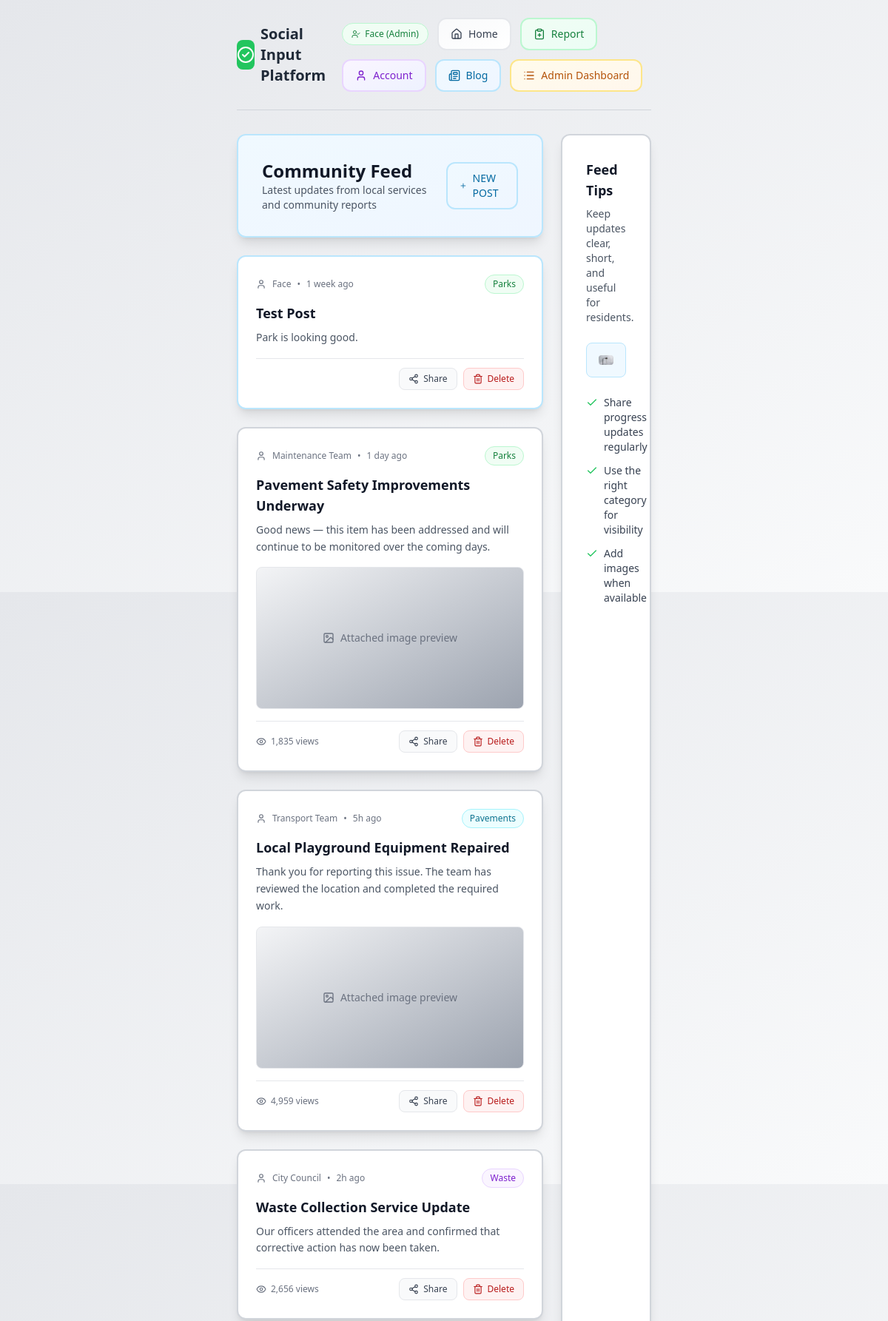
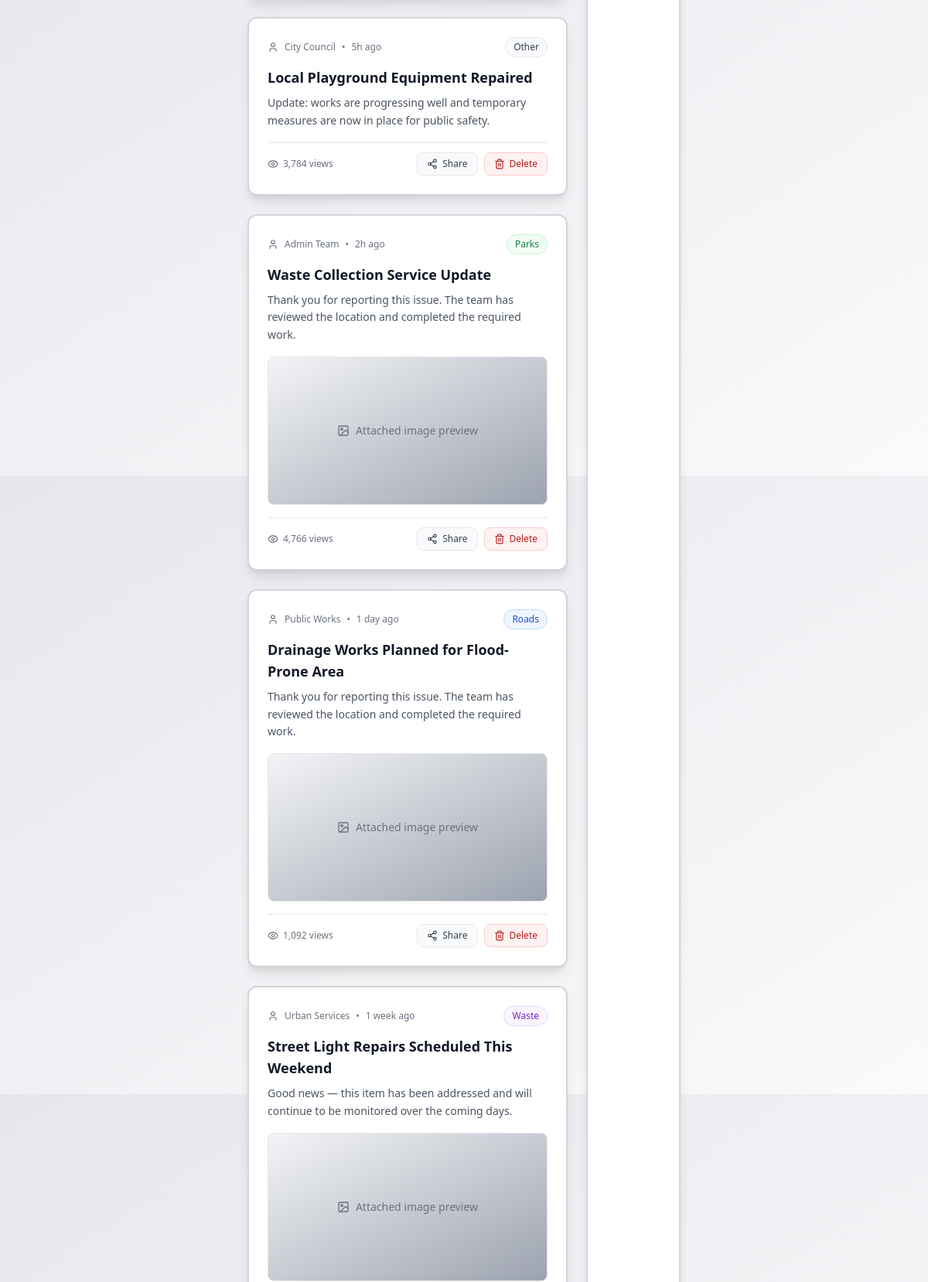
The app's page /blog.php (signed in, upper part) with its own data (2 pictures, top to bottom).
### tables this page shows
CREATE TABLE "blog_posts" (
    id         INTEGER PRIMARY KEY AUTOINCREMENT,
    title      TEXT    NOT NULL,
    category   TEXT    NOT NULL,
    content    TEXT    NOT NULL,
    "author_username" TEXT,
    created_at DATETIME DEFAULT CURRENT_TIMESTAMP,
    FOREIGN KEY ("author_username") REFERENCES users (id)
);

### blog.php (the view, shortened to what this page needs)
<?php
$dbFile   = __DIR__ . DIRECTORY_SEPARATOR . 'DATABASE' . DIRECTORY_SEPARATOR . 'reports.sqlite';
$realPosts = [];
try {
	$pdo = new PDO('sqlite:' . $dbFile);
	$pdo->setAttribute(PDO::ATTR_ERRMODE, PDO::ERRMODE_EXCEPTION);
	$stmt      = $pdo->query('SELECT id, title, category, content, author_username, created_at FROM blog_posts ORDER BY created_at DESC');
	$realPosts = $stmt->fetchAll(PDO::FETCH_ASSOC);
} catch (PDOException $e) {
}
function blog_relative_time($datetime) {
	$ts   = is_numeric($datetime) ? (int)$datetime : strtotime($datetime);
	$diff = time() - $ts;
	$units = [31536000 => 'year', 2592000 => 'month', 604800 => 'week', 86400 => 'day', 3600 => 'hour', 60 => 'minute'];
	foreach ($units as $secs => $name) {
		if ($diff >= $secs) {
			$v = (int)floor($diff / $secs);
			return $v . ' ' . $name . ($v === 1 ? '' : 's') . ' ago';
		}
	}
	return 'just now';
}
$titles = [
	'Road Resurfacing Completed on Main Street',
	'New Park Benches Installed in Riverside Gardens',
	'Street Light Repairs Scheduled This Weekend',
	'Community Clean-up Drive Success',
	'Traffic Signal Upgrade Near City Centre',
	'Pavement Safety Improvements Underway',
	'Waste Collection Service Update',
	'Public Transport Stop Maintenance Notice',
	'Local Playground Equipment Repaired',
	'Drainage Works Planned for Flood-Prone Area'
];
$authors = ['City Council', 'Transport Team', 'Parks Department', 'Community Officer', 'Maintenance Team', 'Public Works', 'Urban Services', 'Admin Team'];
$categories = ['Roads', 'Parks', 'Lighting', 'Waste', 'Pavements', 'Other'];
$times = ['2h ago', '5h ago', '1 day ago', '2 days ago', '3 days ago', '1 week ago'];
$descriptions = [
	'Thank you for reporting this issue. The team has reviewed the location and completed the required work.',
	'We have logged this concern and scheduled the appropriate team to inspect and resolve it shortly.',
	'Update: works are progressing well and temporary measures are now in place for public safety.',
	'Good news — this item has been addressed and will continue to be monitored over the coming days.',
	'Our officers attended the area and confirmed that corrective action has now been taken.',
	'This case was prioritised based on community feedback and has now reached completion.',
	'A follow-up inspection is planned to ensure long-term quality and safety standards are met.',
	'Thanks for your patience. The issue has been forwarded, tracked, and actioned by the relevant service.'
];
?>
<!DOCTYPE html>
<html lang="en">
<head>
	<script src="https://cdn.tailwindcss.com"></script>
</head>
<body class="bg-gradient-to-br from-gray-200 to-gray-50 min-h-screen p-6 px-80">
	<?php include __DIR__ . '/ASSETS/header.php'; ?>
	<div class="grid grid-cols-1 lg:grid-cols-4 gap-6">
		<div class="lg:col-span-3 space-y-6">
			<div class="bg-gradient-to-br from-sky-50 to-blue-50 p-8 rounded-xl shadow-lg border-2 border-sky-200">
				<div class="flex items-center justify-between">
					<div>
						<h1 class="text-2xl font-bold text-gray-900">Community Feed</h1>
						<p class="text-sm text-gray-600">Latest updates from local services and community reports</p>
					</div>
					<a href="new_post.php" class="group relative text-sm px-4 py-2.5 rounded-xl bg-gradient-to-br from-sky-50 to-blue-50 border-2 border-sky-200 text-sky-700 hover:border-sky-300 hover:shadow-md transition-all duration-200 font-medium">
						<span class="flex items-center gap-2">
							<i data-lucide="plus" class="w-4 h-4 group-hover:scale-110 transition-transform"></i>
							NEW POST
						</span>
					</a>
				</div>
			</div>
			<?php
			$badgeStyles = [
				'Roads'          => 'bg-blue-50 text-blue-700 border-blue-200',
				'Parks'          => 'bg-green-50 text-green-700 border-green-200',
				'Lighting'       => 'bg-amber-50 text-amber-700 border-amber-200',
				'Waste'          => 'bg-purple-50 text-purple-700 border-purple-200',
				'Pavements'      => 'bg-cyan-50 text-cyan-700 border-cyan-200',
				'Sanitation'     => 'bg-orange-50 text-orange-700 border-orange-200',
				'Infrastructure' => 'bg-indigo-50 text-indigo-700 border-indigo-200',
				'Community'      => 'bg-teal-50 text-teal-700 border-teal-200',
				'Other'          => 'bg-gray-50 text-gray-700 border-gray-200',
			];
			?>
			<?php foreach ($realPosts as $post):
				$badgeClass = $badgeStyles[$post['category']] ?? $badgeStyles['Other'];
				$relTime    = blog_relative_time($post['created_at']);
			?>
				<article class="bg-white p-6 rounded-xl shadow-lg border-2 border-sky-200">
					<div class="flex items-center justify-between mb-3">
						<div class="flex items-center gap-2 text-xs text-gray-500">
							<i data-lucide="user" class="w-3.5 h-3.5"></i>
							<span><?php echo htmlspecialchars($post['author_username'] ?? 'Community'); ?></span>
							<span>•</span>
							<span><?php echo htmlspecialchars($relTime); ?></span>
						</div>
						<span class="text-xs px-2.5 py-1 rounded-full border <?php echo $badgeClass; ?>">
							<?php echo htmlspecialchars($post['category']); ?>
						</span>
					</div>
					<h2 class="text-lg font-bold text-gray-900 mb-2"><?php echo htmlspecialchars($post['title']); ?></h2>
					<p class="text-sm text-gray-600 leading-relaxed"><?php echo nl2br(htmlspecialchars($post['content'])); ?></p>
					<div class="mt-4 pt-3 border-t border-gray-200 flex items-center justify-end">
						<div class="flex items-center gap-2">
							<button type="button" class="share-btn inline-flex items-center gap-1.5 px-3 py-1.5 text-xs rounded-lg border border-gray-200 bg-gray-50 text-gray-700 hover:bg-gray-100 transition">
								<i data-lucide="share-2" class="w-3.5 h-3.5"></i>
								<span class="share-text">Share</span>
							</button>
							<?php if (!empty($_SESSION['is_admin'])): ?>
								<form method="POST" onsubmit="return confirm('Delete this post?');">
									<button type="submit" class="inline-flex items-center gap-1.5 px-3 py-1.5 text-xs rounded-lg border border-red-200 bg-red-50 text-red-700 hover:bg-red-100 transition">
										<i data-lucide="trash-2" class="w-3.5 h-3.5"></i>
										Delete
									</button>
								</form>
							<?php endif; ?>
						</div>
					</div>
				</article>
			<?php endforeach; ?>
			<?php for ($i = 0; $i < 50; $i++): ?>
				<?php
					$title       = $titles[array_rand($titles)];
					$author      = $authors[array_rand($authors)];
					$category    = $categories[array_rand($categories)];
					$time        = $times[array_rand($times)];
					$description = $descriptions[array_rand($descriptions)];
					$hasImage    = rand(0, 1) === 1;
					$views       = rand(50, 5000);
					$badgeClass  = $badgeStyles[$category] ?? $badgeStyles['Other'];
				?>
				<article class="bg-white p-6 rounded-xl shadow-lg border-2 border-gray-300">
					<div class="flex items-center justify-between mb-3">
						<div class="flex items-center gap-2 text-xs text-gray-500">
							<i data-lucide="user" class="w-3.5 h-3.5"></i>
							<span><?php echo htmlspecialchars($author); ?></span>
							<span>•</span>
							<span><?php echo htmlspecialchars($time); ?></span>
						</div>
						<span class="text-xs px-2.5 py-1 rounded-full border <?php echo $badgeClass; ?>">
							<?php echo htmlspecialchars($category); ?>
						</span>
					</div>
					<h2 class="text-lg font-bold text-gray-900 mb-2"><?php echo htmlspecialchars($title); ?></h2>
					<p class="text-sm text-gray-600 leading-relaxed mb-4"><?php echo htmlspecialchars($description); ?></p>
					<?php if ($hasImage): ?>
						<div class="h-48 rounded-lg border border-gray-200 bg-gradient-to-br from-gray-100 to-gray-400 flex items-center justify-center text-gray-500 text-sm">
							<span class="inline-flex items-center gap-2">
								<i data-lucide="image" class="w-4 h-4"></i>
								Attached image preview
							</span>
						</div>
					<?php endif; ?>
					<div class="mt-4 pt-3 border-t border-gray-200 flex items-center justify-between">
						<div class="inline-flex items-center gap-1.5 text-xs text-gray-500">
							<i data-lucide="eye" class="w-3.5 h-3.5"></i>
							<span><?php echo number_format($views); ?> views</span>
						</div>
						<div class="flex items-center gap-2">
							<button type="button" class="share-btn inline-flex items-center gap-1.5 px-3 py-1.5 text-xs rounded-lg border border-gray-200 bg-gray-50 text-gray-700 hover:bg-gray-100 transition">
								<i data-lucide="share-2" class="w-3.5 h-3.5"></i>
								<span class="share-text">Share</span>
							</button>
							<?php if (!empty($_SESSION['is_admin'])): ?>
								<button type="button" class="inline-flex items-center gap-1.5 px-3 py-1.5 text-xs rounded-lg border border-red-200 bg-red-50 text-red-700 hover:bg-red-100 transition">
									<i data-lucide="trash-2" class="w-3.5 h-3.5"></i>
									Delete
								</button>
							<?php endif; ?>
						</div>
					</div>
				</article>
			<?php endfor; ?>
		</div>
		<aside class="bg-white p-8 rounded-xl shadow-lg border-2 border-gray-300 space-y-6">
			<div>
				<h2 class="text-lg font-bold text-gray-900 mb-2">Feed Tips</h2>
				<p class="text-sm text-gray-600">Keep updates clear, short, and useful for residents.</p>
			</div>
			<div class="bg-sky-50 p-4 rounded-lg border border-sky-200">
				<img src="IMAGES/lamp.png" alt="Community" class="w-full h-auto rounded">
			</div>
			<ul class="space-y-3 text-sm text-gray-700">
				<li class="flex items-start gap-2">
					<i data-lucide="check" class="w-4 h-4 text-green-500 mt-0.5 flex-shrink-0"></i>
					<span>Share progress updates regularly</span>
				</li>
				<li class="flex items-start gap-2">
					<i data-lucide="check" class="w-4 h-4 text-green-500 mt-0.5 flex-shrink-0"></i>
					<span>Use the right category for visibility</span>
				</li>
				<li class="flex items-start gap-2">
					<i data-lucide="check" class="w-4 h-4 text-green-500 mt-0.5 flex-shrink-0"></i>
					<span>Add images when available</span>
				</li>
			</ul>
		</aside>
	</div>
</body>
</html>

### records on screen
blog_posts: author_username "Face", created_at "1 week ago", category "Parks", title "Test Post", content "Park is looking good."

### other values on screen
$username "Face"
